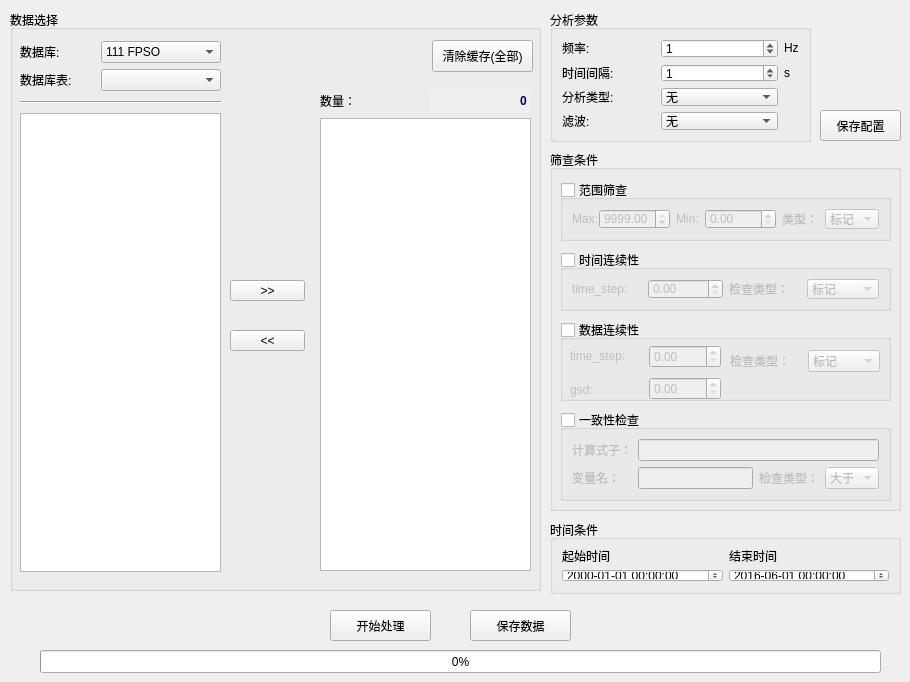
     <widget class="QWidget" name="tab">
      <attribute name="title">
       <string>数据预处理</string>
      </attribute>
      <widget class="QGroupBox" name="groupBox_3">
       <property name="geometry">
        <rect>
         <x>550</x>
         <y>10</y>
         <width>261</width>
         <height>132</height>
        </rect>
       </property>
       <property name="title">
        <string>分析参数</string>
       </property>
       <property name="flat">
        <bool>false</bool>
       </property>
       <property name="checkable">
        <bool>false</bool>
       </property>
       <layout class="QGridLayout" name="gridLayout_3">
        <item row="0" column="0">
         <layout class="QVBoxLayout" name="verticalLayout_7">
          <item>
           <widget class="QLabel" name="label_4">
            <property name="text">
             <string>频率:</string>
            </property>
           </widget>
          </item>
          <item>
           <widget class="QLabel" name="label_11">
            <property name="text">
             <string>时间间隔:</string>
            </property>
           </widget>
          </item>
          <item>
           <widget class="QLabel" name="label_13">
            <property name="text">
             <string>分析类型:</string>
            </property>
           </widget>
          </item>
          <item>
           <widget class="QLabel" name="label_41">
            <property name="text">
             <string>滤波:</string>
            </property>
           </widget>
          </item>
         </layout>
        </item>
        <item row="0" column="1">
         <layout class="QVBoxLayout" name="verticalLayout_9">
          <item>
           <widget class="QSpinBox" name="spinBox_frequency">
            <property name="maximum">
             <number>999999</number>
            </property>
            <property name="value">
             <number>1</number>
            </property>
           </widget>
          </item>
          <item>
           <widget class="QSpinBox" name="spinBox_timeInterval">
            <property name="maximum">
             <number>999999</number>
            </property>
            <property name="value">
             <number>1</number>
            </property>
           </widget>
          </item>
          <item>
           <widget class="QComboBox" name="comboBox_anaType">
            <property name="minimumSize">
             <size>
              <width>117</width>
              <height>0</height>
             </size>
            </property>
            <item>
             <property name="text">
              <string>无</string>
             </property>
            </item>
            <item>
             <property name="text">
              <string>最大值</string>
             </property>
            </item>
            <item>
             <property name="text">
              <string>最小值</string>
             </property>
            </item>
            <item>
             <property name="text">
              <string>平均值</string>
             </property>
            </item>
           </widget>
          </item>
          <item>
           <widget class="QComboBox" name="comboBox_filterType">
            <item>
             <property name="text">
              <string>无</string>
             </property>
            </item>
            <item>
             <property name="text">
              <string>低通滤波</string>
             </property>
            </item>
           </widget>
          </item>
         </layout>
        </item>
        <item row="0" column="2">
         <layout class="QVBoxLayout" name="verticalLayout_10">
          <item>
           <widget class="QLabel" name="label_5">
            <property name="maximumSize">
             <size>
              <width>15</width>
              <height>16777215</height>
             </size>
            </property>
            <property name="text">
             <string>Hz</string>
            </property>
           </widget>
          </item>
          <item>
           <widget class="QLabel" name="label_12">
            <property name="maximumSize">
             <size>
              <width>15</width>
              <height>16777215</height>
             </size>
            </property>
            <property name="text">
             <string>s</string>
            </property>
           </widget>
          </item>
          <item>
           <widget class="QFrame" name="frame_3">
            <property name="maximumSize">
             <size>
              <width>15</width>
              <height>16777215</height>
             </size>
            </property>
            <property name="frameShape">
             <enum>QFrame::NoFrame</enum>
            </property>
            <property name="frameShadow">
             <enum>QFrame::Plain</enum>
            </property>
           </widget>
          </item>
          <item>
           <widget class="QFrame" name="frame_4">
            <property name="maximumSize">
             <size>
              <width>15</width>
              <height>16777215</height>
             </size>
            </property>
            <property name="frameShape">
             <enum>QFrame::NoFrame</enum>
            </property>
            <property name="frameShadow">
             <enum>QFrame::Plain</enum>
            </property>
           </widget>
          </item>
         </layout>
        </item>
       </layout>
      </widget>
      <widget class="QGroupBox" name="groupBox">
       <property name="geometry">
        <rect>
         <x>10</x>
         <y>10</y>
         <width>531</width>
         <height>581</height>
        </rect>
       </property>
       <property name="title">
        <string>数据选择</string>
       </property>
       <widget class="QPushButton" name="pushButton_pre_del_cols">
        <property name="geometry">
         <rect>
          <x>220</x>
          <y>320</y>
          <width>75</width>
          <height>21</height>
         </rect>
        </property>
        <property name="focusPolicy">
         <enum>Qt::NoFocus</enum>
        </property>
        <property name="text">
         <string>&lt;&lt;</string>
        </property>
       </widget>
       <widget class="QPushButton" name="pushButton_pre_add_cols">
        <property name="geometry">
         <rect>
          <x>220</x>
          <y>270</y>
          <width>75</width>
          <height>21</height>
         </rect>
        </property>
        <property name="focusPolicy">
         <enum>Qt::NoFocus</enum>
        </property>
        <property name="text">
         <string>&gt;&gt;</string>
        </property>
       </widget>
       <widget class="QWidget" name="layoutWidget">
        <property name="geometry">
         <rect>
          <x>10</x>
          <y>31</y>
          <width>201</width>
          <height>531</height>
         </rect>
        </property>
        <layout class="QVBoxLayout" name="verticalLayout_5">
         <item>
          <layout class="QHBoxLayout" name="horizontalLayout">
           <item>
            <widget class="QLabel" name="label">
             <property name="text">
              <string>数据库:</string>
             </property>
            </widget>
           </item>
           <item>
            <widget class="QComboBox" name="comboBox_db_list">
             <property name="minimumSize">
              <size>
               <width>120</width>
               <height>0</height>
              </size>
             </property>
             <property name="maximumSize">
              <size>
               <width>120</width>
               <height>16777215</height>
              </size>
             </property>
             <item>
              <property name="text">
               <string>111 FPSO</string>
              </property>
             </item>
             <item>
              <property name="text">
               <string>112 FPSO</string>
              </property>
             </item>
             <item>
              <property name="text">
               <string>118 FPSO</string>
              </property>
             </item>
            </widget>
           </item>
          </layout>
         </item>
         <item>
          <layout class="QHBoxLayout" name="horizontalLayout_2">
           <item>
            <widget class="QLabel" name="label_2">
             <property name="text">
              <string>数据库表:</string>
             </property>
            </widget>
           </item>
           <item>
            <widget class="QComboBox" name="comboBox_tb_list">
             <property name="minimumSize">
              <size>
               <width>120</width>
               <height>0</height>
              </size>
             </property>
             <property name="maximumSize">
              <size>
               <width>120</width>
               <height>16777215</height>
              </size>
             </property>
            </widget>
           </item>
          </layout>
         </item>
         <item>
          <widget class="QFrame" name="frame">
           <property name="minimumSize">
            <size>
             <width>0</width>
             <height>10</height>
            </size>
           </property>
           <property name="frameShape">
            <enum>QFrame::HLine</enum>
           </property>
           <property name="frameShadow">
            <enum>QFrame::Sunken</enum>
           </property>
          </widget>
         </item>
         <item>
          <widget class="QListWidget" name="pre_table_cols_list">
           <property name="alternatingRowColors">
            <bool>false</bool>
           </property>
           <property name="selectionMode">
            <enum>QAbstractItemView::ExtendedSelection</enum>
           </property>
          </widget>
         </item>
        </layout>
       </widget>
       <widget class="QWidget" name="layoutWidget">
        <property name="geometry">
         <rect>
          <x>310</x>
          <y>80</y>
          <width>211</width>
          <height>481</height>
         </rect>
        </property>
        <layout class="QVBoxLayout" name="verticalLayout_6">
         <item>
          <layout class="QHBoxLayout" name="horizontalLayout_3">
           <item>
            <widget class="QLabel" name="label_3">
             <property name="text">
              <string>数量：</string>
             </property>
            </widget>
           </item>
           <item>
            <widget class="QSpinBox" name="spinBox_selCol">
             <property name="enabled">
              <bool>true</bool>
             </property>
             <property name="font">
              <font>
               <weight>75</weight>
               <bold>true</bold>
              </font>
             </property>
             <property name="layoutDirection">
              <enum>Qt::LeftToRight</enum>
             </property>
             <property name="styleSheet">
              <string notr="true">background-color: rgb(238, 238, 238);
color: rgb(0, 0, 127);</string>
             </property>
             <property name="frame">
              <bool>false</bool>
             </property>
             <property name="alignment">
              <set>Qt::AlignRight|Qt::AlignTrailing|Qt::AlignVCenter</set>
             </property>
             <property name="readOnly">
              <bool>true</bool>
             </property>
             <property name="buttonSymbols">
              <enum>QAbstractSpinBox::NoButtons</enum>
             </property>
             <property name="maximum">
              <number>99999</number>
             </property>
            </widget>
           </item>
          </layout>
         </item>
         <item>
          <widget class="QListWidget" name="pre_selected_col_list">
           <property name="selectionMode">
            <enum>QAbstractItemView::ExtendedSelection</enum>
           </property>
           <property name="sortingEnabled">
            <bool>true</bool>
           </property>
          </widget>
         </item>
        </layout>
       </widget>
       <widget class="QPushButton" name="pushButton_clear_pre">
        <property name="geometry">
         <rect>
          <x>422</x>
          <y>30</y>
          <width>101</width>
          <height>32</height>
         </rect>
        </property>
        <property name="focusPolicy">
         <enum>Qt::NoFocus</enum>
        </property>
        <property name="text">
         <string>清除缓存(全部)</string>
        </property>
       </widget>
      </widget>
      <widget class="QGroupBox" name="groupBox_7">
       <property name="geometry">
        <rect>
         <x>550</x>
         <y>520</y>
         <width>351</width>
         <height>74</height>
        </rect>
       </property>
       <property name="title">
        <string>时间条件</string>
       </property>
       <layout class="QGridLayout" name="gridLayout_2">
        <item row="0" column="0">
         <layout class="QHBoxLayout" name="horizontalLayout_38">
          <item>
           <layout class="QVBoxLayout" name="verticalLayout">
            <item>
             <widget class="QLabel" name="label_14">
              <property name="text">
               <string>起始时间</string>
              </property>
             </widget>
            </item>
            <item>
             <widget class="QDateTimeEdit" name="dateTimeEdit_startTime">
              <property name="displayFormat">
               <string>yyyy-MM-dd HH:mm:ss</string>
              </property>
             </widget>
            </item>
           </layout>
          </item>
          <item>
           <layout class="QVBoxLayout" name="verticalLayout_2">
            <item>
             <widget class="QLabel" name="label_15">
              <property name="text">
               <string>结束时间</string>
              </property>
             </widget>
            </item>
            <item>
             <widget class="QDateTimeEdit" name="dateTimeEdit_endTime">
              <property name="date">
               <date>
                <year>2016</year>
                <month>6</month>
                <day>1</day>
               </date>
              </property>
              <property name="displayFormat">
               <string>yyyy-MM-dd HH:mm:ss</string>
              </property>
             </widget>
            </item>
           </layout>
          </item>
         </layout>
        </item>
       </layout>
      </widget>
      <widget class="QPushButton" name="pushButton_startDeal">
       <property name="geometry">
        <rect>
         <x>330</x>
         <y>610</y>
         <width>101</width>
         <height>31</height>
        </rect>
       </property>
       <property name="focusPolicy">
        <enum>Qt::NoFocus</enum>
       </property>
       <property name="text">
        <string>开始处理</string>
       </property>
      </widget>
      <widget class="QPushButton" name="pushButton_saveData">
       <property name="geometry">
        <rect>
         <x>470</x>
         <y>610</y>
         <width>101</width>
         <height>31</height>
        </rect>
       </property>
       <property name="focusPolicy">
        <enum>Qt::NoFocus</enum>
       </property>
       <property name="text">
        <string>保存数据</string>
       </property>
      </widget>
      <widget class="QGroupBox" name="groupBox_2">
       <property name="geometry">
        <rect>
         <x>550</x>
         <y>150</y>
         <width>351</width>
         <height>361</height>
        </rect>
       </property>
       <property name="title">
        <string>筛查条件</string>
       </property>
       <widget class="QGroupBox" name="groupBox_rangeFilter">
        <property name="enabled">
         <bool>true</bool>
        </property>
        <property name="geometry">
         <rect>
          <x>10</x>
          <y>30</y>
          <width>331</width>
          <height>61</height>
         </rect>
        </property>
        <property name="title">
         <string>范围筛查</string>
        </property>
        <property name="checkable">
         <bool>true</bool>
        </property>
        <property name="checked">
         <bool>false</bool>
        </property>
        <layout class="QGridLayout" name="gridLayout_7">
         <item row="0" column="0">
          <layout class="QHBoxLayout" name="horizontalLayout_5">
           <property name="spacing">
            <number>0</number>
           </property>
           <item>
            <widget class="QLabel" name="label_6">
             <property name="font">
              <font>
               <pointsize>9</pointsize>
              </font>
             </property>
             <property name="text">
              <string>Max:</string>
             </property>
            </widget>
           </item>
           <item>
            <widget class="QDoubleSpinBox" name="doubleSpinBox_max">
             <property name="minimumSize">
              <size>
               <width>60</width>
               <height>0</height>
              </size>
             </property>
             <property name="maximum">
              <double>9999.000000000000000</double>
             </property>
             <property name="value">
              <double>9999.000000000000000</double>
             </property>
            </widget>
           </item>
          </layout>
         </item>
         <item row="0" column="1">
          <layout class="QHBoxLayout" name="horizontalLayout_6">
           <item>
            <widget class="QLabel" name="label_7">
             <property name="font">
              <font>
               <pointsize>9</pointsize>
              </font>
             </property>
             <property name="text">
              <string>Min:</string>
             </property>
            </widget>
           </item>
           <item>
            <widget class="QDoubleSpinBox" name="doubleSpinBox_min">
             <property name="minimumSize">
              <size>
               <width>60</width>
               <height>0</height>
              </size>
             </property>
             <property name="maximum">
              <double>9999.000000000000000</double>
             </property>
             <property name="value">
              <double>0.000000000000000</double>
             </property>
            </widget>
           </item>
          </layout>
         </item>
         <item row="0" column="2">
          <layout class="QHBoxLayout" name="horizontalLayout_7">
           <property name="spacing">
            <number>0</number>
           </property>
           <item>
            <widget class="QLabel" name="label_8">
             <property name="text">
              <string>类型：</string>
             </property>
            </widget>
           </item>
           <item>
            <widget class="QComboBox" name="comboBox_rangeFilterCheckType">
             <item>
              <property name="text">
               <string>标记</string>
              </property>
             </item>
             <item>
              <property name="text">
               <string>插值</string>
              </property>
             </item>
            </widget>
           </item>
          </layout>
         </item>
        </layout>
       </widget>
       <widget class="QGroupBox" name="groupBox_timeCont">
        <property name="geometry">
         <rect>
          <x>10</x>
          <y>100</y>
          <width>331</width>
          <height>61</height>
         </rect>
        </property>
        <property name="title">
         <string>时间连续性</string>
        </property>
        <property name="checkable">
         <bool>true</bool>
        </property>
        <property name="checked">
         <bool>false</bool>
        </property>
        <layout class="QGridLayout" name="gridLayout_6">
         <item row="0" column="0">
          <layout class="QHBoxLayout" name="horizontalLayout_17">
           <property name="spacing">
            <number>0</number>
           </property>
           <item>
            <widget class="QLabel" name="label_44">
             <property name="text">
              <string>time_step:</string>
             </property>
            </widget>
           </item>
           <item>
            <widget class="QDoubleSpinBox" name="doubleSpinBox_timeContTimeStep">
             <property name="minimumSize">
              <size>
               <width>70</width>
               <height>0</height>
              </size>
             </property>
            </widget>
           </item>
          </layout>
         </item>
         <item row="0" column="1">
          <layout class="QHBoxLayout" name="horizontalLayout_8">
           <item>
            <widget class="QLabel" name="label_47">
             <property name="text">
              <string>检查类型：</string>
             </property>
            </widget>
           </item>
           <item>
            <widget class="QComboBox" name="comboBox_timeContCheckType">
             <item>
              <property name="text">
               <string>标记</string>
              </property>
             </item>
             <item>
              <property name="text">
               <string>插值</string>
              </property>
             </item>
            </widget>
           </item>
          </layout>
         </item>
        </layout>
       </widget>
       <widget class="QGroupBox" name="groupBox_interConsis">
        <property name="geometry">
         <rect>
          <x>10</x>
          <y>260</y>
          <width>331</width>
          <height>91</height>
         </rect>
        </property>
        <property name="title">
         <string>一致性检查</string>
        </property>
        <property name="checkable">
         <bool>true</bool>
        </property>
        <property name="checked">
         <bool>false</bool>
        </property>
        <layout class="QGridLayout" name="gridLayout_4">
         <item row="0" column="0">
          <layout class="QVBoxLayout" name="verticalLayout_8">
           <item>
            <widget class="QLabel" name="label_51">
             <property name="text">
              <string>计算式子：</string>
             </property>
            </widget>
           </item>
           <item>
            <widget class="QLabel" name="label_53">
             <property name="text">
              <string>变量名：</string>
             </property>
            </widget>
           </item>
          </layout>
         </item>
         <item row="0" column="1">
          <layout class="QVBoxLayout" name="verticalLayout_24">
           <item>
            <widget class="QLineEdit" name="lineEdit_preFormula"/>
           </item>
           <item>
            <layout class="QHBoxLayout" name="horizontalLayout_4">
             <item>
              <widget class="QLineEdit" name="lineEdit_preVarName"/>
             </item>
             <item>
              <widget class="QLabel" name="label_52">
               <property name="text">
                <string>检查类型：</string>
               </property>
              </widget>
             </item>
             <item>
              <widget class="QComboBox" name="comboBox_interConsisCheckType">
               <item>
                <property name="text">
                 <string>大于</string>
                </property>
               </item>
               <item>
                <property name="text">
                 <string>小于</string>
                </property>
               </item>
               <item>
                <property name="text">
                 <string>等于</string>
                </property>
               </item>
              </widget>
             </item>
            </layout>
           </item>
          </layout>
         </item>
        </layout>
       </widget>
       <widget class="QGroupBox" name="groupBox_rangeCont">
        <property name="geometry">
         <rect>
          <x>10</x>
          <y>170</y>
          <width>331</width>
          <height>81</height>
         </rect>
        </property>
        <property name="title">
         <string>数据连续性 </string>
        </property>
        <property name="checkable">
         <bool>true</bool>
        </property>
        <property name="checked">
         <bool>false</bool>
        </property>
        <widget class="QWidget" name="layoutWidget">
         <property name="geometry">
          <rect>
           <x>170</x>
           <y>22</y>
           <width>152</width>
           <height>58</height>
          </rect>
         </property>
         <layout class="QVBoxLayout" name="verticalLayout_35">
          <item>
           <layout class="QHBoxLayout" name="horizontalLayout_20">
            <item>
             <widget class="QLabel" name="label_49">
              <property name="minimumSize">
               <size>
                <width>72</width>
                <height>0</height>
               </size>
              </property>
              <property name="maximumSize">
               <size>
                <width>72</width>
                <height>16777215</height>
               </size>
              </property>
              <property name="text">
               <string>检查类型：</string>
              </property>
             </widget>
            </item>
            <item>
             <widget class="QComboBox" name="comboBox_rangeContCheckType">
              <property name="maximumSize">
               <size>
                <width>72</width>
                <height>16777215</height>
               </size>
              </property>
              <item>
               <property name="text">
                <string>标记</string>
               </property>
              </item>
              <item>
               <property name="text">
                <string>插值</string>
               </property>
              </item>
             </widget>
            </item>
           </layout>
          </item>
          <item>
           <spacer name="horizontalSpacer_2">
            <property name="orientation">
             <enum>Qt::Horizontal</enum>
            </property>
            <property name="sizeHint" stdset="0">
             <size>
              <width>128</width>
              <height>20</height>
             </size>
            </property>
           </spacer>
          </item>
         </layout>
        </widget>
        <widget class="QWidget" name="layoutWidget">
         <property name="geometry">
          <rect>
           <x>10</x>
           <y>22</y>
           <width>151</width>
           <height>62</height>
          </rect>
         </property>
         <layout class="QHBoxLayout" name="horizontalLayout_40">
          <item>
           <layout class="QVBoxLayout" name="verticalLayout_25">
            <item>
             <widget class="QLabel" name="label_48">
              <property name="text">
               <string>time_step:</string>
              </property>
             </widget>
            </item>
            <item>
             <widget class="QLabel" name="label_50">
              <property name="text">
               <string>gsd:</string>
              </property>
             </widget>
            </item>
           </layout>
          </item>
          <item>
           <layout class="QVBoxLayout" name="verticalLayout_34">
            <item>
             <widget class="QDoubleSpinBox" name="doubleSpinBox_rangeContTimeStep">
              <property name="minimumSize">
               <size>
                <width>70</width>
                <height>0</height>
               </size>
              </property>
             </widget>
            </item>
            <item>
             <widget class="QDoubleSpinBox" name="doubleSpinBox_rangeContGsd">
              <property name="minimumSize">
               <size>
                <width>70</width>
                <height>0</height>
               </size>
              </property>
             </widget>
            </item>
           </layout>
          </item>
         </layout>
        </widget>
       </widget>
      </widget>
      <widget class="QLineEdit" name="lineEdit_tips">
       <property name="geometry">
        <rect>
         <x>60</x>
         <y>650</y>
         <width>771</width>
         <height>16</height>
        </rect>
       </property>
       <property name="maximumSize">
        <size>
         <width>16777211</width>
         <height>16777215</height>
        </size>
       </property>
       <property name="font">
        <font>
         <weight>75</weight>
         <italic>true</italic>
         <bold>true</bold>
        </font>
       </property>
       <property name="styleSheet">
        <string notr="true">color: blue;</string>
       </property>
       <property name="frame">
        <bool>false</bool>
       </property>
       <property name="alignment">
        <set>Qt::AlignCenter</set>
       </property>
       <property name="readOnly">
        <bool>true</bool>
       </property>
      </widget>
      <widget class="QPushButton" name="pushButton_saveConfig">
       <property name="enabled">
        <bool>true</bool>
       </property>
       <property name="geometry">
        <rect>
         <x>820</x>
         <y>110</y>
         <width>81</width>
         <height>31</height>
        </rect>
       </property>
       <property name="text">
        <string>保存配置</string>
       </property>
       <property name="autoDefault">
        <bool>false</bool>
       </property>
      </widget>
      <widget class="QProgressBar" name="progressBar">
       <property name="geometry">
        <rect>
         <x>40</x>
         <y>650</y>
         <width>841</width>
         <height>23</height>
        </rect>
       </property>
       <property name="value">
        <number>0</number>
       </property>
       <property name="alignment">
        <set>Qt::AlignCenter</set>
       </property>
      </widget>
     </widget>
